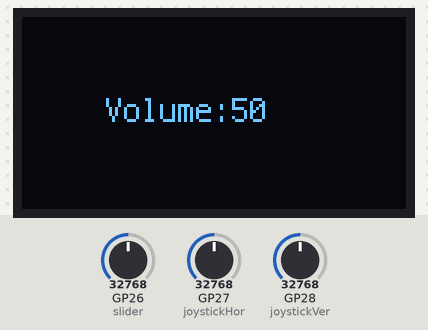
Recording of a program running on a simulated Raspberry Pi Pico running CircuitPython. Shown: 128×64 one-colour display. Wiring (from the project's diagram.json): potentiometer on GP26, joystick X on GP27, joystick Y on GP28. The test bench sets the inputs (shaded band); at power-on: GP26 (slider) = 32768, GP27 (joystickHor) = 32768, GP28 (joystickVer) = 32768 (analog values on the 0–65535 scale). USB keyboard and mouse output is not drawn; what the program prints to the serial console is not drawn.

Above: at 1.3 s.
1.4 s: GP26 (slider) set to 34528
At 1.9 s:
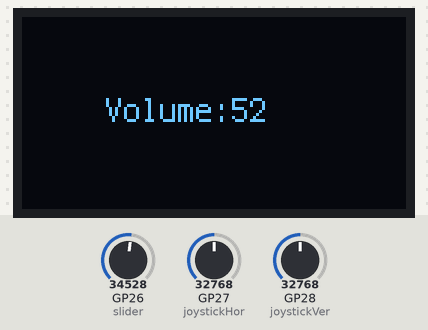
3.1 s: GP26 (slider) set to 57670
At 3.5 s:
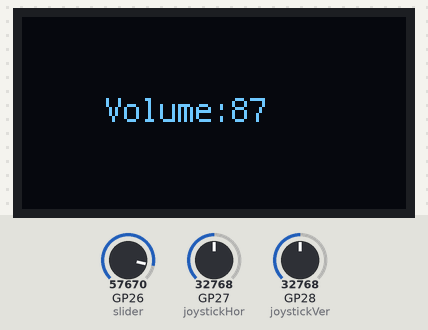
4.6 s: GP26 (slider) set to 55856
At 5.4 s:
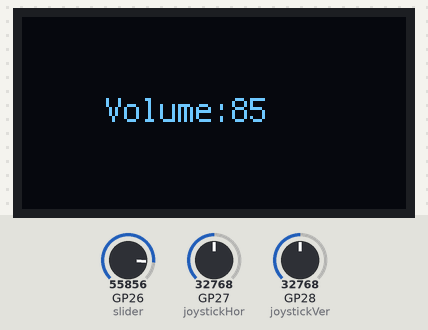
6.1 s: GP26 (slider) set to 32767
At 7.2 s:
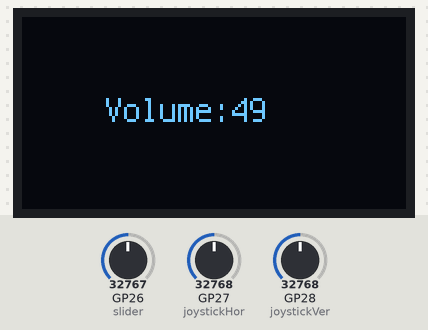
7.6 s: GP26 (slider) set to 0
At 8.8 s:
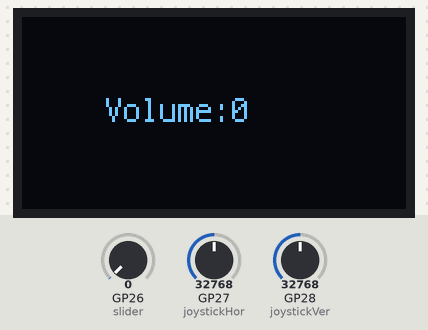
9.1 s: GP26 (slider) set to 7864
At 9.7 s:
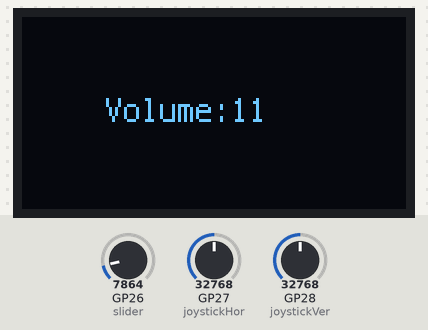
Timing chart, 0 to 11.7 s (numbered marks = the images above; inputs shaded):
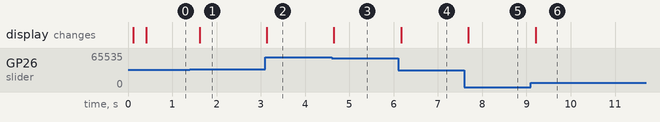

Measured:
- the behaviour switches between 33408 and 33424 on GP26 (slider) (found by bisection; images 0 and 1)
- the behaviour switches between 57024 and 57008 on GP26 (slider) (found by bisection; images 2 and 3)
- after the input at 1.4 s, the display: changes after 0.22 s (image 1)
- after the input at 3.1 s, the display: changes at once (image 2)
- after the input at 4.6 s, the display: changes after 0.05 s (image 3)
- after the input at 6.1 s, the display: changes after 0.07 s (image 4)
- after the input at 7.6 s, the display: changes after 0.09 s (image 5)
- after the input at 9.1 s, the display: changes after 0.10 s (image 6)

The program:

main.py
```python
import time
from digitalio import *
import analogio
import board

import busio
import displayio
import terminalio
from adafruit_display_text import label
import adafruit_displayio_ssd1306

import usb_hid
from adafruit_hid.keyboard import Keyboard
from adafruit_hid.keycode import Keycode
from adafruit_hid.consumer_control import ConsumerControl
from adafruit_hid.consumer_control_code import ConsumerControlCode
from adafruit_hid.mouse import Mouse

keyboard = Keyboard(usb_hid.devices)
cc = ConsumerControl(usb_hid.devices)
mouse = Mouse(usb_hid.devices)

time.sleep(0.1) # Wait for USB to become ready

print("Hello, Pi Pico!")

i2c = busio.I2C (scl=board.GP17, sda=board.GP16)
display_bus = displayio.I2CDisplay (i2c, device_address = 0x3C)
display = adafruit_displayio_ssd1306.SSD1306(display_bus, width=128, height=64)
splash = displayio.Group()
display.show(splash)
color_bitmap = displayio.Bitmap(128, 64, 1)
color_palette = displayio.Palette(1)
color_palette[0] = 0xFFFFFF

slider = analogio.AnalogIn(board.GP26)
joystickHor = analogio.AnalogIn(board.GP27)
joystickVer = analogio.AnalogIn(board.GP28)

def range_map(x, in_min, in_max, out_min, out_max):
  return (x - in_min) * (out_max - out_min) // (in_max - in_min) + out_min

rows = []
for p in [board.GP9, board.GP8, board.GP7, board.GP6]:
    row = DigitalInOut(p)
    row.direction = Direction.OUTPUT
    rows.append(row)

cols = []
for p in [board.GP5, board.GP4, board.GP3, board.GP2]:
    col = DigitalInOut(p)
    col.direction = Direction.INPUT
    col.pull = Pull.DOWN
    cols.append(col)

def getKey():  # Returns -999 or key value
    values = [1,2,3,10, 4,5,6,11, 7,8,9,12, 14,0,15,13]
    val = -999 # Error value for no key press
    for count in range(10): # Try to get key press 10 times
        for r in range(4):  # Rows, one at a time
            rows[r].value = 1 # row HIGH
            for c in range(4): # Test columns, one at a time
                if cols[c].value == 1: # Is column HIGH?
                    p = r * 4 + c      # Pointer to values list
                    val = values[p]
                    count = 11 # This stops looping
            rows[r].value = 0 # row LOW
    time.sleep(0.2) # Debounce
    return val

def macroMap(argument):
    switcher = {
        0: keyboard.send(Keycode.F20),
        1: "one",
        2: "two",
        3: "two",
        4: "two",
        5: "two",
        6: "two",
        7: "two",
        8: "two",
        9: "two",
        10: keyboard.send(Keycode.F21),
        11: keyboard.send(Keycode.F22),
        12: keyboard.send(Keycode.F23),
        13: keyboard.send(Keycode.F24),
        14: "two",
        15: "two",
    }

prevVol = 0

# loop
while True:
    x = getKey()
    print(x)
    macroMap(x)

    print(joystickVer.value)
    print(joystickHor.value)
    mouse.move(
        x=range_map(joystickHor.value, 0, 65535, -10, 10),
        y=range_map(joystickVer.value, 0, 65535, -10, 10),
    )

    inner_bitmap = displayio.Bitmap(118, 54, 1)
    inner_palette = displayio.Palette(1)
    inner_palette[0] = 0x000000  # Black
    inner_sprite = displayio.TileGrid(inner_bitmap, pixel_shader=inner_palette, x=5, y=4)
    splash.append(inner_sprite)

    volume = range_map(slider.value, 0, 65535, 0, 100)
    print(volume)

    if volume > prevVol:
        cc.send(ConsumerControlCode.VOLUME_INCREMENT)
    elif volume < prevVol:
        cc.send(ConsumerControlCode.VOLUME_DECREMENT)

    text_area = label.Label(
        terminalio.FONT, text="Volume:" + str(volume), color=0xFFFFFF, x=28, y=64 // 2 - 1
    )
    splash.append(text_area)
    display.refresh()

    prevVol = volume
```
